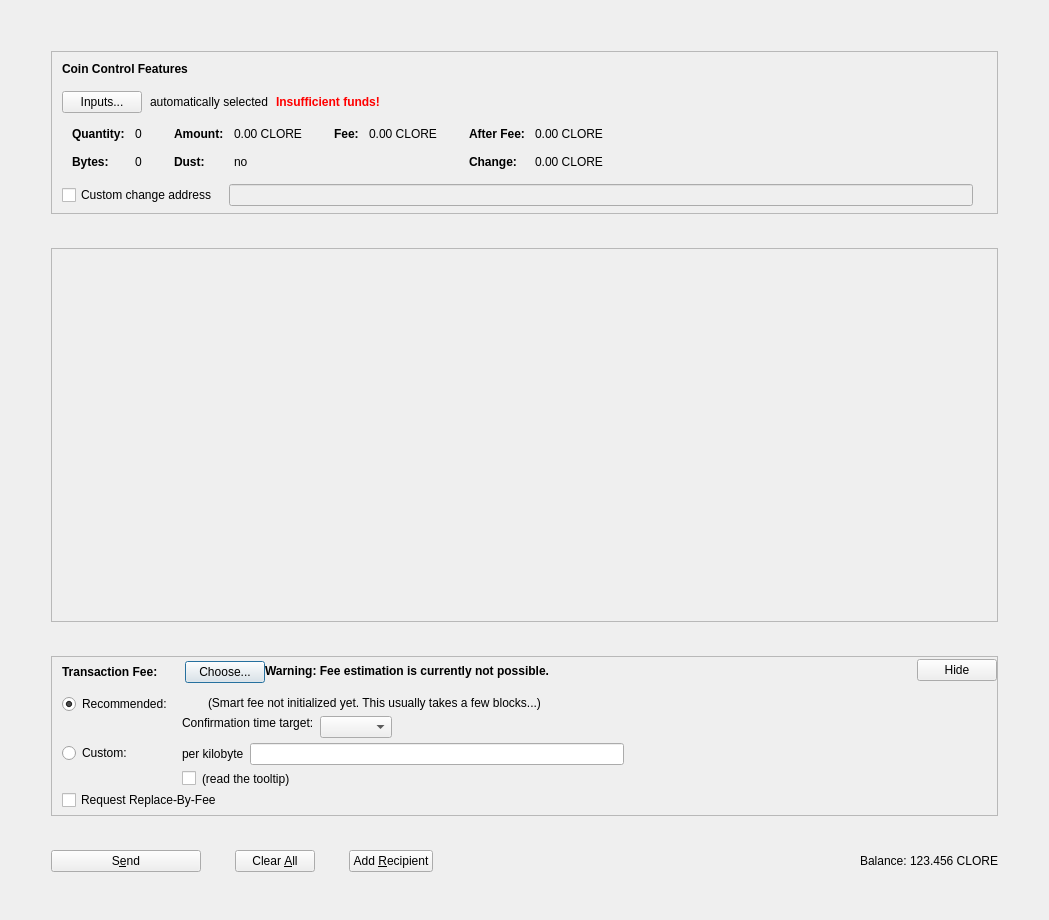
<?xml version="1.0" encoding="UTF-8"?>
<ui version="4.0">
 <class>SendCoinsDialog</class>
 <widget class="QDialog" name="SendCoinsDialog">
  <property name="geometry">
   <rect>
    <x>0</x>
    <y>0</y>
    <width>1049</width>
    <height>920</height>
   </rect>
  </property>
  <property name="windowTitle">
   <string>Send Coins</string>
  </property>
  <layout class="QVBoxLayout" name="verticalLayout" stretch="0">
   <property name="bottomMargin">
    <number>8</number>
   </property>
   <item>
    <layout class="QVBoxLayout" name="verticalLayout_3">
     <property name="spacing">
      <number>34</number>
     </property>
     <property name="leftMargin">
      <number>40</number>
     </property>
     <property name="topMargin">
      <number>40</number>
     </property>
     <property name="rightMargin">
      <number>40</number>
     </property>
     <property name="bottomMargin">
      <number>40</number>
     </property>
     <item>
      <widget class="QFrame" name="frameCoinControl">
       <property name="sizePolicy">
        <sizepolicy hsizetype="Expanding" vsizetype="Fixed">
         <horstretch>0</horstretch>
         <verstretch>0</verstretch>
        </sizepolicy>
       </property>
       <property name="maximumSize">
        <size>
         <width>16777215</width>
         <height>16777215</height>
        </size>
       </property>
       <property name="frameShape">
        <enum>QFrame::StyledPanel</enum>
       </property>
       <property name="frameShadow">
        <enum>QFrame::Sunken</enum>
       </property>
       <layout class="QVBoxLayout" name="verticalLayoutCoinControl2">
        <property name="spacing">
         <number>0</number>
        </property>
        <property name="leftMargin">
         <number>0</number>
        </property>
        <property name="topMargin">
         <number>0</number>
        </property>
        <property name="rightMargin">
         <number>0</number>
        </property>
        <property name="bottomMargin">
         <number>6</number>
        </property>
        <item>
         <layout class="QVBoxLayout" name="verticalLayoutCoinControl" stretch="0,0,0,0,0">
          <property name="spacing">
           <number>0</number>
          </property>
          <property name="leftMargin">
           <number>10</number>
          </property>
          <property name="topMargin">
           <number>10</number>
          </property>
          <item>
           <layout class="QHBoxLayout" name="horizontalLayoutCoinControl1">
            <property name="bottomMargin">
             <number>15</number>
            </property>
            <item>
             <widget class="QLabel" name="labelCoinControlFeatures">
              <property name="sizePolicy">
               <sizepolicy hsizetype="Preferred" vsizetype="Maximum">
                <horstretch>0</horstretch>
                <verstretch>0</verstretch>
               </sizepolicy>
              </property>
              <property name="font">
               <font>
                <weight>75</weight>
                <bold>true</bold>
               </font>
              </property>
              <property name="styleSheet">
               <string notr="true">font-weight:bold;</string>
              </property>
              <property name="text">
               <string>Coin Control Features</string>
              </property>
             </widget>
            </item>
           </layout>
          </item>
          <item>
           <layout class="QHBoxLayout" name="horizontalLayoutCoinControl2" stretch="0,0,0,0">
            <property name="spacing">
             <number>8</number>
            </property>
            <property name="bottomMargin">
             <number>10</number>
            </property>
            <item>
             <widget class="QPushButton" name="pushButtonCoinControl">
              <property name="styleSheet">
               <string notr="true"/>
              </property>
              <property name="text">
               <string>Inputs...</string>
              </property>
              <property name="autoDefault">
               <bool>false</bool>
              </property>
             </widget>
            </item>
            <item>
             <widget class="QLabel" name="labelCoinControlAutomaticallySelected">
              <property name="text">
               <string>automatically selected</string>
              </property>
              <property name="margin">
               <number>5</number>
              </property>
             </widget>
            </item>
            <item>
             <widget class="QLabel" name="labelCoinControlInsuffFunds">
              <property name="font">
               <font>
                <weight>75</weight>
                <bold>true</bold>
               </font>
              </property>
              <property name="styleSheet">
               <string notr="true">color:red;font-weight:bold;</string>
              </property>
              <property name="text">
               <string>Insufficient funds!</string>
              </property>
              <property name="margin">
               <number>5</number>
              </property>
             </widget>
            </item>
            <item>
             <spacer name="horizontalSpacerCoinControl">
              <property name="orientation">
               <enum>Qt::Horizontal</enum>
              </property>
              <property name="sizeHint" stdset="0">
               <size>
                <width>40</width>
                <height>1</height>
               </size>
              </property>
             </spacer>
            </item>
           </layout>
          </item>
          <item>
           <widget class="QWidget" name="widgetCoinControl" native="true">
            <property name="sizePolicy">
             <sizepolicy hsizetype="Preferred" vsizetype="Preferred">
              <horstretch>0</horstretch>
              <verstretch>0</verstretch>
             </sizepolicy>
            </property>
            <property name="minimumSize">
             <size>
              <width>0</width>
              <height>0</height>
             </size>
            </property>
            <property name="styleSheet">
             <string notr="true"/>
            </property>
            <layout class="QHBoxLayout" name="horizontalLayoutCoinControl5">
             <property name="leftMargin">
              <number>0</number>
             </property>
             <property name="topMargin">
              <number>0</number>
             </property>
             <property name="rightMargin">
              <number>0</number>
             </property>
             <property name="bottomMargin">
              <number>0</number>
             </property>
             <item>
              <layout class="QHBoxLayout" name="horizontalLayoutCoinControl3" stretch="0,0,0,1">
               <property name="spacing">
                <number>20</number>
               </property>
               <property name="topMargin">
                <number>0</number>
               </property>
               <property name="bottomMargin">
                <number>10</number>
               </property>
               <item>
                <layout class="QFormLayout" name="formLayoutCoinControl1">
                 <property name="horizontalSpacing">
                  <number>10</number>
                 </property>
                 <property name="verticalSpacing">
                  <number>14</number>
                 </property>
                 <property name="leftMargin">
                  <number>10</number>
                 </property>
                 <property name="topMargin">
                  <number>4</number>
                 </property>
                 <property name="rightMargin">
                  <number>6</number>
                 </property>
                 <item row="0" column="0">
                  <widget class="QLabel" name="labelCoinControlQuantityText">
                   <property name="font">
                    <font>
                     <weight>75</weight>
                     <bold>true</bold>
                    </font>
                   </property>
                   <property name="text">
                    <string>Quantity:</string>
                   </property>
                   <property name="margin">
                    <number>0</number>
                   </property>
                  </widget>
                 </item>
                 <item row="0" column="1">
                  <widget class="QLabel" name="labelCoinControlQuantity">
                   <property name="cursor">
                    <cursorShape>IBeamCursor</cursorShape>
                   </property>
                   <property name="contextMenuPolicy">
                    <enum>Qt::ActionsContextMenu</enum>
                   </property>
                   <property name="text">
                    <string notr="true">0</string>
                   </property>
                   <property name="margin">
                    <number>0</number>
                   </property>
                   <property name="textInteractionFlags">
                    <set>Qt::LinksAccessibleByMouse|Qt::TextSelectableByKeyboard|Qt::TextSelectableByMouse</set>
                   </property>
                  </widget>
                 </item>
                 <item row="1" column="0">
                  <widget class="QLabel" name="labelCoinControlBytesText">
                   <property name="font">
                    <font>
                     <weight>75</weight>
                     <bold>true</bold>
                    </font>
                   </property>
                   <property name="text">
                    <string>Bytes:</string>
                   </property>
                  </widget>
                 </item>
                 <item row="1" column="1">
                  <widget class="QLabel" name="labelCoinControlBytes">
                   <property name="cursor">
                    <cursorShape>IBeamCursor</cursorShape>
                   </property>
                   <property name="contextMenuPolicy">
                    <enum>Qt::ActionsContextMenu</enum>
                   </property>
                   <property name="text">
                    <string notr="true">0</string>
                   </property>
                   <property name="textInteractionFlags">
                    <set>Qt::LinksAccessibleByMouse|Qt::TextSelectableByKeyboard|Qt::TextSelectableByMouse</set>
                   </property>
                  </widget>
                 </item>
                </layout>
               </item>
               <item>
                <layout class="QFormLayout" name="formLayoutCoinControl2">
                 <property name="horizontalSpacing">
                  <number>10</number>
                 </property>
                 <property name="verticalSpacing">
                  <number>14</number>
                 </property>
                 <property name="leftMargin">
                  <number>6</number>
                 </property>
                 <property name="topMargin">
                  <number>4</number>
                 </property>
                 <property name="rightMargin">
                  <number>6</number>
                 </property>
                 <item row="0" column="0">
                  <widget class="QLabel" name="labelCoinControlAmountText">
                   <property name="font">
                    <font>
                     <weight>75</weight>
                     <bold>true</bold>
                    </font>
                   </property>
                   <property name="text">
                    <string>Amount:</string>
                   </property>
                   <property name="margin">
                    <number>0</number>
                   </property>
                  </widget>
                 </item>
                 <item row="0" column="1">
                  <widget class="QLabel" name="labelCoinControlAmount">
                   <property name="cursor">
                    <cursorShape>IBeamCursor</cursorShape>
                   </property>
                   <property name="contextMenuPolicy">
                    <enum>Qt::ActionsContextMenu</enum>
                   </property>
                   <property name="text">
                    <string notr="true">0.00 CLORE</string>
                   </property>
                   <property name="textInteractionFlags">
                    <set>Qt::LinksAccessibleByMouse|Qt::TextSelectableByKeyboard|Qt::TextSelectableByMouse</set>
                   </property>
                  </widget>
                 </item>
                 <item row="1" column="0">
                  <widget class="QLabel" name="labelCoinControlLowOutputText">
                   <property name="font">
                    <font>
                     <weight>75</weight>
                     <bold>true</bold>
                    </font>
                   </property>
                   <property name="text">
                    <string>Dust:</string>
                   </property>
                  </widget>
                 </item>
                 <item row="1" column="1">
                  <widget class="QLabel" name="labelCoinControlLowOutput">
                   <property name="cursor">
                    <cursorShape>IBeamCursor</cursorShape>
                   </property>
                   <property name="contextMenuPolicy">
                    <enum>Qt::ActionsContextMenu</enum>
                   </property>
                   <property name="text">
                    <string notr="true">no</string>
                   </property>
                   <property name="textInteractionFlags">
                    <set>Qt::LinksAccessibleByMouse|Qt::TextSelectableByKeyboard|Qt::TextSelectableByMouse</set>
                   </property>
                  </widget>
                 </item>
                </layout>
               </item>
               <item>
                <layout class="QFormLayout" name="formLayoutCoinControl3">
                 <property name="horizontalSpacing">
                  <number>10</number>
                 </property>
                 <property name="verticalSpacing">
                  <number>14</number>
                 </property>
                 <property name="leftMargin">
                  <number>6</number>
                 </property>
                 <property name="topMargin">
                  <number>4</number>
                 </property>
                 <property name="rightMargin">
                  <number>6</number>
                 </property>
                 <item row="0" column="0">
                  <widget class="QLabel" name="labelCoinControlFeeText">
                   <property name="font">
                    <font>
                     <weight>75</weight>
                     <bold>true</bold>
                    </font>
                   </property>
                   <property name="text">
                    <string>Fee:</string>
                   </property>
                   <property name="margin">
                    <number>0</number>
                   </property>
                  </widget>
                 </item>
                 <item row="0" column="1">
                  <widget class="QLabel" name="labelCoinControlFee">
                   <property name="cursor">
                    <cursorShape>IBeamCursor</cursorShape>
                   </property>
                   <property name="contextMenuPolicy">
                    <enum>Qt::ActionsContextMenu</enum>
                   </property>
                   <property name="text">
                    <string notr="true">0.00 CLORE</string>
                   </property>
                   <property name="textInteractionFlags">
                    <set>Qt::LinksAccessibleByMouse|Qt::TextSelectableByKeyboard|Qt::TextSelectableByMouse</set>
                   </property>
                  </widget>
                 </item>
                </layout>
               </item>
               <item>
                <layout class="QFormLayout" name="formLayoutCoinControl4">
                 <property name="horizontalSpacing">
                  <number>10</number>
                 </property>
                 <property name="verticalSpacing">
                  <number>14</number>
                 </property>
                 <property name="leftMargin">
                  <number>6</number>
                 </property>
                 <property name="topMargin">
                  <number>4</number>
                 </property>
                 <property name="rightMargin">
                  <number>6</number>
                 </property>
                 <item row="0" column="0">
                  <widget class="QLabel" name="labelCoinControlAfterFeeText">
                   <property name="font">
                    <font>
                     <weight>75</weight>
                     <bold>true</bold>
                    </font>
                   </property>
                   <property name="text">
                    <string>After Fee:</string>
                   </property>
                   <property name="margin">
                    <number>0</number>
                   </property>
                  </widget>
                 </item>
                 <item row="0" column="1">
                  <widget class="QLabel" name="labelCoinControlAfterFee">
                   <property name="cursor">
                    <cursorShape>IBeamCursor</cursorShape>
                   </property>
                   <property name="contextMenuPolicy">
                    <enum>Qt::ActionsContextMenu</enum>
                   </property>
                   <property name="text">
                    <string notr="true">0.00 CLORE</string>
                   </property>
                   <property name="textInteractionFlags">
                    <set>Qt::LinksAccessibleByMouse|Qt::TextSelectableByKeyboard|Qt::TextSelectableByMouse</set>
                   </property>
                  </widget>
                 </item>
                 <item row="1" column="0">
                  <widget class="QLabel" name="labelCoinControlChangeText">
                   <property name="font">
                    <font>
                     <weight>75</weight>
                     <bold>true</bold>
                    </font>
                   </property>
                   <property name="text">
                    <string>Change:</string>
                   </property>
                  </widget>
                 </item>
                 <item row="1" column="1">
                  <widget class="QLabel" name="labelCoinControlChange">
                   <property name="cursor">
                    <cursorShape>IBeamCursor</cursorShape>
                   </property>
                   <property name="contextMenuPolicy">
                    <enum>Qt::ActionsContextMenu</enum>
                   </property>
                   <property name="text">
                    <string notr="true">0.00 CLORE</string>
                   </property>
                   <property name="textInteractionFlags">
                    <set>Qt::LinksAccessibleByMouse|Qt::TextSelectableByKeyboard|Qt::TextSelectableByMouse</set>
                   </property>
                  </widget>
                 </item>
                </layout>
               </item>
              </layout>
             </item>
            </layout>
           </widget>
          </item>
          <item>
           <layout class="QHBoxLayout" name="horizontalLayoutCoinControl4" stretch="0,0,0">
            <property name="spacing">
             <number>12</number>
            </property>
            <property name="sizeConstraint">
             <enum>QLayout::SetDefaultConstraint</enum>
            </property>
            <property name="topMargin">
             <number>5</number>
            </property>
            <property name="rightMargin">
             <number>5</number>
            </property>
            <item>
             <widget class="QCheckBox" name="checkBoxCoinControlChange">
              <property name="toolTip">
               <string>If this is activated, but the change address is empty or invalid, change will be sent to a newly generated address.</string>
              </property>
              <property name="text">
               <string>Custom change address</string>
              </property>
             </widget>
            </item>
            <item>
             <widget class="QValidatedLineEdit" name="lineEditCoinControlChange">
              <property name="enabled">
               <bool>false</bool>
              </property>
              <property name="sizePolicy">
               <sizepolicy hsizetype="Expanding" vsizetype="Fixed">
                <horstretch>0</horstretch>
                <verstretch>0</verstretch>
               </sizepolicy>
              </property>
             </widget>
            </item>
            <item>
             <widget class="QLabel" name="labelCoinControlChangeLabel">
              <property name="sizePolicy">
               <sizepolicy hsizetype="Preferred" vsizetype="Expanding">
                <horstretch>0</horstretch>
                <verstretch>0</verstretch>
               </sizepolicy>
              </property>
              <property name="minimumSize">
               <size>
                <width>0</width>
                <height>0</height>
               </size>
              </property>
              <property name="text">
               <string/>
              </property>
              <property name="margin">
               <number>3</number>
              </property>
             </widget>
            </item>
           </layout>
          </item>
          <item>
           <spacer name="verticalSpacerCoinControl">
            <property name="orientation">
             <enum>Qt::Vertical</enum>
            </property>
            <property name="sizeHint" stdset="0">
             <size>
              <width>800</width>
              <height>1</height>
             </size>
            </property>
           </spacer>
          </item>
         </layout>
        </item>
       </layout>
      </widget>
     </item>
     <item>
      <widget class="QScrollArea" name="scrollArea">
       <property name="widgetResizable">
        <bool>true</bool>
       </property>
       <widget class="QWidget" name="scrollAreaWidgetContents">
        <property name="geometry">
         <rect>
          <x>0</x>
          <y>0</y>
          <width>943</width>
          <height>263</height>
         </rect>
        </property>
        <layout class="QVBoxLayout" name="verticalLayout_2" stretch="0,0">
         <property name="leftMargin">
          <number>0</number>
         </property>
         <property name="topMargin">
          <number>0</number>
         </property>
         <property name="rightMargin">
          <number>0</number>
         </property>
         <property name="bottomMargin">
          <number>0</number>
         </property>
         <item>
          <layout class="QVBoxLayout" name="entries">
           <property name="spacing">
            <number>6</number>
           </property>
          </layout>
         </item>
         <item>
          <spacer name="verticalSpacer">
           <property name="orientation">
            <enum>Qt::Vertical</enum>
           </property>
           <property name="sizeHint" stdset="0">
            <size>
             <width>20</width>
             <height>1000</height>
            </size>
           </property>
          </spacer>
         </item>
        </layout>
       </widget>
      </widget>
     </item>
     <item>
      <widget class="QFrame" name="frameFee">
       <property name="sizePolicy">
        <sizepolicy hsizetype="Expanding" vsizetype="Fixed">
         <horstretch>0</horstretch>
         <verstretch>0</verstretch>
        </sizepolicy>
       </property>
       <property name="maximumSize">
        <size>
         <width>16777215</width>
         <height>16777215</height>
        </size>
       </property>
       <property name="frameShape">
        <enum>QFrame::StyledPanel</enum>
       </property>
       <property name="frameShadow">
        <enum>QFrame::Sunken</enum>
       </property>
       <layout class="QVBoxLayout" name="verticalLayoutFee1">
        <property name="spacing">
         <number>0</number>
        </property>
        <property name="leftMargin">
         <number>0</number>
        </property>
        <property name="topMargin">
         <number>0</number>
        </property>
        <property name="rightMargin">
         <number>0</number>
        </property>
        <property name="bottomMargin">
         <number>0</number>
        </property>
        <item>
         <layout class="QVBoxLayout" name="verticalLayoutFee2" stretch="0,0,0">
          <property name="spacing">
           <number>0</number>
          </property>
          <property name="leftMargin">
           <number>10</number>
          </property>
          <property name="topMargin">
           <number>0</number>
          </property>
          <item>
           <layout class="QHBoxLayout" name="horizontalLayoutFee1">
            <property name="bottomMargin">
             <number>0</number>
            </property>
            <item>
             <layout class="QVBoxLayout" name="verticalLayoutFee7">
              <property name="spacing">
               <number>0</number>
              </property>
              <item>
               <spacer name="verticalSpacerSmartFee">
                <property name="orientation">
                 <enum>Qt::Vertical</enum>
                </property>
                <property name="sizeType">
                 <enum>QSizePolicy::Fixed</enum>
                </property>
                <property name="sizeHint" stdset="0">
                 <size>
                  <width>1</width>
                  <height>4</height>
                 </size>
                </property>
               </spacer>
              </item>
              <item>
               <layout class="QHBoxLayout" name="horizontalLayoutSmartFee">
                <property name="spacing">
                 <number>10</number>
                </property>
                <item>
                 <widget class="QLabel" name="labelFeeHeadline">
                  <property name="sizePolicy">
                   <sizepolicy hsizetype="Preferred" vsizetype="Maximum">
                    <horstretch>0</horstretch>
                    <verstretch>0</verstretch>
                   </sizepolicy>
                  </property>
                  <property name="font">
                   <font>
                    <weight>75</weight>
                    <bold>true</bold>
                   </font>
                  </property>
                  <property name="styleSheet">
                   <string notr="true">font-weight:bold;</string>
                  </property>
                  <property name="text">
                   <string>Transaction Fee:</string>
                  </property>
                 </widget>
                </item>
                <item>
                 <widget class="QLabel" name="labelFeeMinimized">
                  <property name="text">
                   <string/>
                  </property>
                 </widget>
                </item>
                <item>
                 <widget class="QPushButton" name="buttonChooseFee">
                  <property name="text">
                   <string>Choose...</string>
                  </property>
                 </widget>
                </item>
               </layout>
              </item>
              <item>
               <spacer name="verticalSpacer_5">
                <property name="orientation">
                 <enum>Qt::Vertical</enum>
                </property>
                <property name="sizeHint" stdset="0">
                 <size>
                  <width>1</width>
                  <height>1</height>
                 </size>
                </property>
               </spacer>
              </item>
             </layout>
            </item>
            <item>
             <widget class="QLabel" name="fallbackFeeWarningLabel">
              <property name="font">
               <font>
                <weight>75</weight>
                <bold>true</bold>
               </font>
              </property>
              <property name="toolTip">
               <string>Using the fallbackfee can result in sending a transaction that will take several hours or days (or never) to confirm. Consider choosing your fee manually or wait until you have validated the complete chain.</string>
              </property>
              <property name="text">
               <string>Warning: Fee estimation is currently not possible.</string>
              </property>
              <property name="wordWrap">
               <bool>false</bool>
              </property>
             </widget>
            </item>
            <item>
             <spacer name="horizontalSpacer_4">
              <property name="orientation">
               <enum>Qt::Horizontal</enum>
              </property>
              <property name="sizeType">
               <enum>QSizePolicy::MinimumExpanding</enum>
              </property>
              <property name="sizeHint" stdset="0">
               <size>
                <width>40</width>
                <height>20</height>
               </size>
              </property>
             </spacer>
            </item>
            <item>
             <widget class="QPushButton" name="buttonMinimizeFee">
              <property name="toolTip">
               <string>collapse fee-settings</string>
              </property>
              <property name="text">
               <string>Hide</string>
              </property>
             </widget>
            </item>
           </layout>
          </item>
          <item>
           <widget class="QFrame" name="frameFeeSelection">
            <layout class="QVBoxLayout" name="verticalLayoutFee12">
             <property name="spacing">
              <number>0</number>
             </property>
             <property name="leftMargin">
              <number>0</number>
             </property>
             <property name="topMargin">
              <number>0</number>
             </property>
             <property name="rightMargin">
              <number>0</number>
             </property>
             <property name="bottomMargin">
              <number>0</number>
             </property>
             <item>
              <layout class="QGridLayout" name="gridLayoutFee">
               <property name="topMargin">
                <number>10</number>
               </property>
               <property name="bottomMargin">
                <number>4</number>
               </property>
               <property name="horizontalSpacing">
                <number>10</number>
               </property>
               <property name="verticalSpacing">
                <number>4</number>
               </property>
               <item row="1" column="1">
                <layout class="QVBoxLayout" name="verticalLayoutFee8">
                 <property name="spacing">
                  <number>6</number>
                 </property>
                 <item>
                  <layout class="QHBoxLayout" name="horizontalLayoutFee13">
                   <item>
                    <widget class="QLabel" name="labelCustomPerKilobyte">
                     <property name="toolTip">
                      <string>If the custom fee is set to 1000 satoshis and the transaction is only 250 bytes, then &quot;per kilobyte&quot; only pays 250 satoshis in fee, while &quot;total at least&quot; pays 1000 satoshis. For transactions bigger than a kilobyte both pay by kilobyte.</string>
                     </property>
                     <property name="text">
                      <string>per kilobyte</string>
                     </property>
                    </widget>
                   </item>
                   <item>
                    <widget class="CloreAmountField" name="customFee"/>
                   </item>
                   <item>
                    <spacer name="horizontalSpacer_6">
                     <property name="orientation">
                      <enum>Qt::Horizontal</enum>
                     </property>
                     <property name="sizeHint" stdset="0">
                      <size>
                       <width>1</width>
                       <height>1</height>
                      </size>
                     </property>
                    </spacer>
                   </item>
                  </layout>
                 </item>
                 <item>
                  <layout class="QHBoxLayout" name="horizontalLayoutFee8">
                   <item>
                    <widget class="QCheckBox" name="checkBoxMinimumFee">
                     <property name="toolTip">
                      <string>Paying only the minimum fee is just fine as long as there is less transaction volume than space in the blocks. But be aware that this can end up in a never confirming transaction once there is more demand for clore transactions than the network can process.</string>
                     </property>
                     <property name="text">
                      <string/>
                     </property>
                    </widget>
                   </item>
                   <item>
                    <widget class="QLabel" name="labelMinFeeWarning">
                     <property name="enabled">
                      <bool>true</bool>
                     </property>
                     <property name="toolTip">
                      <string>Paying only the minimum fee is just fine as long as there is less transaction volume than space in the blocks. But be aware that this can end up in a never confirming transaction once there is more demand for clore transactions than the network can process.</string>
                     </property>
                     <property name="text">
                      <string>(read the tooltip)</string>
                     </property>
                     <property name="margin">
                      <number>5</number>
                     </property>
                    </widget>
                   </item>
                   <item>
                    <spacer name="horizontalSpacer_2">
                     <property name="orientation">
                      <enum>Qt::Horizontal</enum>
                     </property>
                     <property name="sizeHint" stdset="0">
                      <size>
                       <width>1</width>
                       <height>1</height>
                      </size>
                     </property>
                    </spacer>
                   </item>
                  </layout>
                 </item>
                </layout>
               </item>
               <item row="0" column="0">
                <layout class="QVBoxLayout" name="verticalLayoutFee4" stretch="0,1">
                 <item>
                  <widget class="QRadioButton" name="radioSmartFee">
                   <property name="text">
                    <string>Recommended:</string>
                   </property>
                   <property name="checked">
                    <bool>true</bool>
                   </property>
                   <attribute name="buttonGroup">
                    <string notr="true">groupFee</string>
                   </attribute>
                  </widget>
                 </item>
                 <item>
                  <spacer name="verticalSpacer_2">
                   <property name="orientation">
                    <enum>Qt::Vertical</enum>
                   </property>
                   <property name="sizeHint" stdset="0">
                    <size>
                     <width>1</width>
                     <height>1</height>
                    </size>
                   </property>
                  </spacer>
                 </item>
                </layout>
               </item>
               <item row="1" column="0">
                <layout class="QVBoxLayout" name="verticalLayoutFee9" stretch="0,1">
                 <item>
                  <widget class="QRadioButton" name="radioCustomFee">
                   <property name="text">
                    <string>Custom:</string>
                   </property>
                   <attribute name="buttonGroup">
                    <string notr="true">groupFee</string>
                   </attribute>
                  </widget>
                 </item>
                 <item>
                  <spacer name="verticalSpacer_6">
                   <property name="orientation">
                    <enum>Qt::Vertical</enum>
                   </property>
                   <property name="sizeHint" stdset="0">
                    <size>
                     <width>1</width>
                     <height>1</height>
                    </size>
                   </property>
                  </spacer>
                 </item>
                </layout>
               </item>
               <item row="0" column="1">
                <layout class="QVBoxLayout" name="verticalLayoutFee3" stretch="0,0,1">
                 <property name="spacing">
                  <number>6</number>
                 </property>
                 <property name="topMargin">
                  <number>2</number>
                 </property>
                 <item>
                  <layout class="QHBoxLayout" name="horizontalLayoutFee12">
                   <item>
                    <widget class="QLabel" name="labelSmartFee">
                     <property name="text">
                      <string/>
                     </property>
                     <property name="margin">
                      <number>2</number>
                     </property>
                    </widget>
                   </item>
                   <item>
                    <widget class="QLabel" name="labelFeeEstimation">
                     <property name="text">
                      <string/>
                     </property>
                    </widget>
                   </item>
                   <item>
                    <widget class="QLabel" name="labelSmartFee2">
                     <property name="text">
                      <string>(Smart fee not initialized yet. This usually takes a few blocks...)</string>
                     </property>
                     <property name="margin">
                      <number>2</number>
                     </property>
                    </widget>
                   </item>
                   <item>
                    <spacer name="horizontalSpacer_5">
                     <property name="orientation">
                      <enum>Qt::Horizontal</enum>
                     </property>
                     <property name="sizeHint" stdset="0">
                      <size>
                       <width>1</width>
                       <height>1</height>
                      </size>
                     </property>
                    </spacer>
                   </item>
                  </layout>
                 </item>
                 <item>
                  <layout class="QHBoxLayout" name="horizontalLayoutFee9">
                   <item>
                    <layout class="QVBoxLayout" name="verticalLayoutFee6">
                     <item>
                      <widget class="QLabel" name="labelSmartFee3">
                       <property name="text">
                        <string>Confirmation time target:</string>
                       </property>
                       <property name="margin">
                        <number>2</number>
                       </property>
                      </widget>
                     </item>
                     <item>
                      <spacer name="verticalSpacer_3">
                       <property name="orientation">
                        <enum>Qt::Vertical</enum>
                       </property>
                       <property name="sizeHint" stdset="0">
                        <size>
                         <width>1</width>
                         <height>1</height>
                        </size>
                       </property>
                      </spacer>
                     </item>
                    </layout>
                   </item>
                   <item>
                    <layout class="QVBoxLayout" name="verticalLayoutFee5">
                     <property name="rightMargin">
                      <number>30</number>
                     </property>
                     <item>
                      <layout class="QHBoxLayout" name="horizontalLayoutConfTarget">
                       <property name="bottomMargin">
                        <number>0</number>
                       </property>
                       <item>
                        <widget class="QComboBox" name="confTargetSelector"/>
                       </item>
                       <item>
                        <spacer name="horizontalSpacerConfTarget">
                         <property name="orientation">
                          <enum>Qt::Horizontal</enum>
                         </property>
                         <property name="sizeHint" stdset="0">
                          <size>
                           <width>40</width>
                           <height>20</height>
                          </size>
                         </property>
                        </spacer>
                       </item>
                      </layout>
                     </item>
                    </layout>
                   </item>
                  </layout>
                 </item>
                 <item>
                  <spacer name="verticalSpacer_4">
                   <property name="orientation">
                    <enum>Qt::Vertical</enum>
                   </property>
                   <property name="sizeHint" stdset="0">
                    <size>
                     <width>1</width>
                     <height>1</height>
                    </size>
                   </property>
                  </spacer>
                 </item>
                </layout>
               </item>
              </layout>
             </item>
             <item>
              <widget class="QCheckBox" name="optInRBF">
               <property name="toolTip">
                <string>Indicates that the sender may wish to replace this transaction with a new one paying higher fees (prior to being confirmed).</string>
               </property>
               <property name="text">
                <string>Request Replace-By-Fee</string>
               </property>
              </widget>
             </item>
            </layout>
           </widget>
          </item>
          <item>
           <spacer name="verticalSpacerFee">
            <property name="orientation">
             <enum>Qt::Vertical</enum>
            </property>
            <property name="sizeHint" stdset="0">
             <size>
              <width>40</width>
              <height>5</height>
             </size>
            </property>
           </spacer>
          </item>
         </layout>
        </item>
       </layout>
      </widget>
     </item>
     <item>
      <layout class="QHBoxLayout" name="horizontalLayout">
       <item>
        <widget class="QPushButton" name="sendButton">
         <property name="minimumSize">
          <size>
           <width>150</width>
           <height>0</height>
          </size>
         </property>
         <property name="toolTip">
          <string>Confirm the send action</string>
         </property>
         <property name="text">
          <string>S&amp;end</string>
         </property>
         <property name="icon">
          <iconset resource="../clore.qrc">
           <normaloff>:/icons/send</normaloff>:/icons/send</iconset>
         </property>
         <property name="autoDefault">
          <bool>false</bool>
         </property>
         <property name="default">
          <bool>false</bool>
         </property>
        </widget>
       </item>
       <item>
        <widget class="QPushButton" name="clearButton">
         <property name="sizePolicy">
          <sizepolicy hsizetype="Minimum" vsizetype="Fixed">
           <horstretch>0</horstretch>
           <verstretch>0</verstretch>
          </sizepolicy>
         </property>
         <property name="toolTip">
          <string>Clear all fields of the form.</string>
         </property>
         <property name="text">
          <string>Clear &amp;All</string>
         </property>
         <property name="icon">
          <iconset resource="../clore.qrc">
           <normaloff>:/icons/remove</normaloff>:/icons/remove</iconset>
         </property>
         <property name="autoDefault">
          <bool>false</bool>
         </property>
        </widget>
       </item>
       <item>
        <widget class="QPushButton" name="addButton">
         <property name="toolTip">
          <string>Send to multiple recipients at once</string>
         </property>
         <property name="text">
          <string>Add &amp;Recipient</string>
         </property>
         <property name="icon">
          <iconset resource="../clore.qrc">
           <normaloff>:/icons/add</normaloff>:/icons/add</iconset>
         </property>
         <property name="autoDefault">
          <bool>false</bool>
         </property>
        </widget>
       </item>
       <item>
        <spacer name="horizontalSpacer">
         <property name="orientation">
          <enum>Qt::Horizontal</enum>
         </property>
         <property name="sizeHint" stdset="0">
          <size>
           <width>40</width>
           <height>20</height>
          </size>
         </property>
        </spacer>
       </item>
       <item>
        <layout class="QHBoxLayout" name="horizontalLayout_2">
         <property name="spacing">
          <number>3</number>
         </property>
         <item>
          <widget class="QLabel" name="label">
           <property name="sizePolicy">
            <sizepolicy hsizetype="Preferred" vsizetype="Fixed">
             <horstretch>0</horstretch>
             <verstretch>0</verstretch>
            </sizepolicy>
           </property>
           <property name="text">
            <string>Balance:</string>
           </property>
          </widget>
         </item>
         <item>
          <widget class="QLabel" name="labelBalance">
           <property name="sizePolicy">
            <sizepolicy hsizetype="Preferred" vsizetype="Fixed">
             <horstretch>0</horstretch>
             <verstretch>0</verstretch>
            </sizepolicy>
           </property>
           <property name="cursor">
            <cursorShape>IBeamCursor</cursorShape>
           </property>
           <property name="text">
            <string notr="true">123.456 CLORE</string>
           </property>
           <property name="textInteractionFlags">
            <set>Qt::LinksAccessibleByMouse|Qt::TextSelectableByKeyboard|Qt::TextSelectableByMouse</set>
           </property>
          </widget>
         </item>
        </layout>
       </item>
      </layout>
     </item>
    </layout>
   </item>
  </layout>
 </widget>
 <customwidgets>
  <customwidget>
   <class>QValidatedLineEdit</class>
   <extends>QLineEdit</extends>
   <header>qvalidatedlineedit.h</header>
  </customwidget>
  <customwidget>
   <class>CloreAmountField</class>
   <extends>QLineEdit</extends>
   <header>cloreamountfield.h</header>
   <container>1</container>
  </customwidget>
 </customwidgets>
 <resources>
  <include location="../clore.qrc"/>
 </resources>
 <connections/>
 <buttongroups>
  <buttongroup name="groupFee"/>
 </buttongroups>
</ui>
